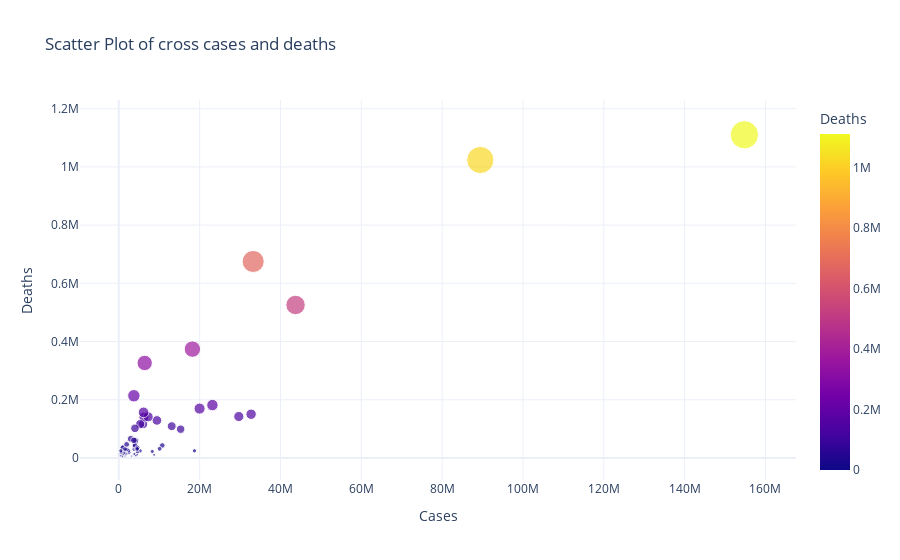

The notebook cell this image was saved under:
### Markdown cell above
### Scatter plot of cross cases & deaths

### Code cell
fig = px.scatter(mydata, x="Cases", y="Deaths", color="Deaths",
                 size='Deaths', hover_data=['Country', 'Cases', 'Deaths'], template = 'plotly_white', 
                 title='Scatter Plot of cross cases and deaths')
fig.show()

### Figure 1 — Plotly figure (JSON) as saved in the notebook; plotly's stock layout.template omitted (floating-point values rounded to 4 significant figures; data arrays with more than 128 entries replaced by an {"elided": "..."} marker saying what was removed)
{"data": [{"customdata": {"elided": "217x1 str values"}, "hovertemplate": "Cases=%{x}<br>Deaths=%{marker.color}<br>Country=%{customdata[0]}<extra></extra>", "legendgroup": "", "marker": {"color": {"elided": "217 int values"}, "coloraxis": "coloraxis", "size": {"elided": "217 int values"}, "sizemode": "area", "sizeref": 2776.0, "symbol": "circle"}, "mode": "markers", "name": "", "orientation": "v", "showlegend": false, "type": "scatter", "x": {"elided": "217 int values"}, "xaxis": "x", "y": {"elided": "217 int values"}, "yaxis": "y"}], "layout": {"coloraxis": {"colorbar": {"title": {"text": "Deaths"}}, "colorscale": [[0, "#0d0887"], [0.1111, "#46039f"], [0.2222, "#7201a8"], [0.3333, "#9c179e"], [0.4444, "#bd3786"], [0.5556, "#d8576b"], [0.6667, "#ed7953"], [0.7778, "#fb9f3a"], [0.8889, "#fdca26"], [1, "#f0f921"]]}, "legend": {"itemsizing": "constant", "tracegroupgap": 0}, "title": {"text": "Scatter Plot of cross cases and deaths"}, "xaxis": {"anchor": "y", "domain": [0, 1], "title": {"text": "Cases"}}, "yaxis": {"anchor": "x", "domain": [0, 1], "title": {"text": "Deaths"}}}}
